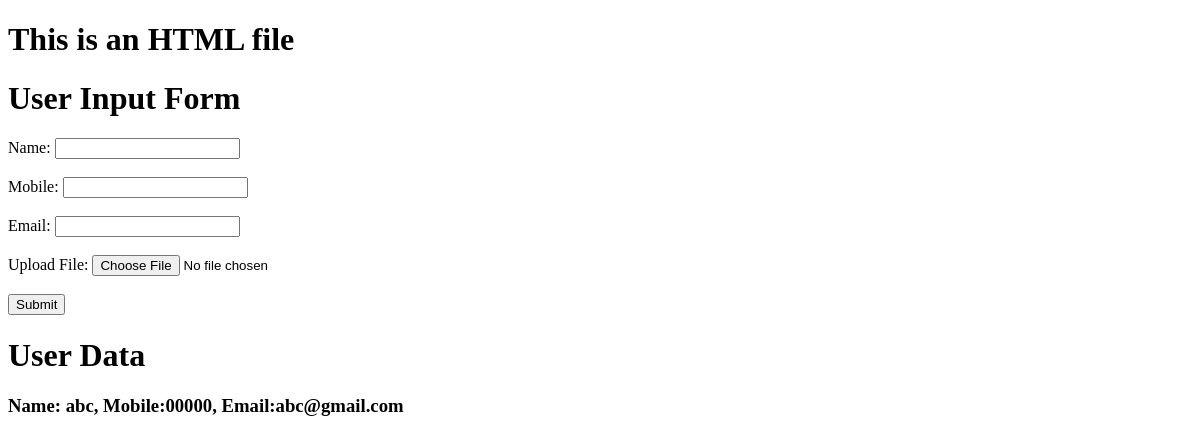
Before: / with the older database file.
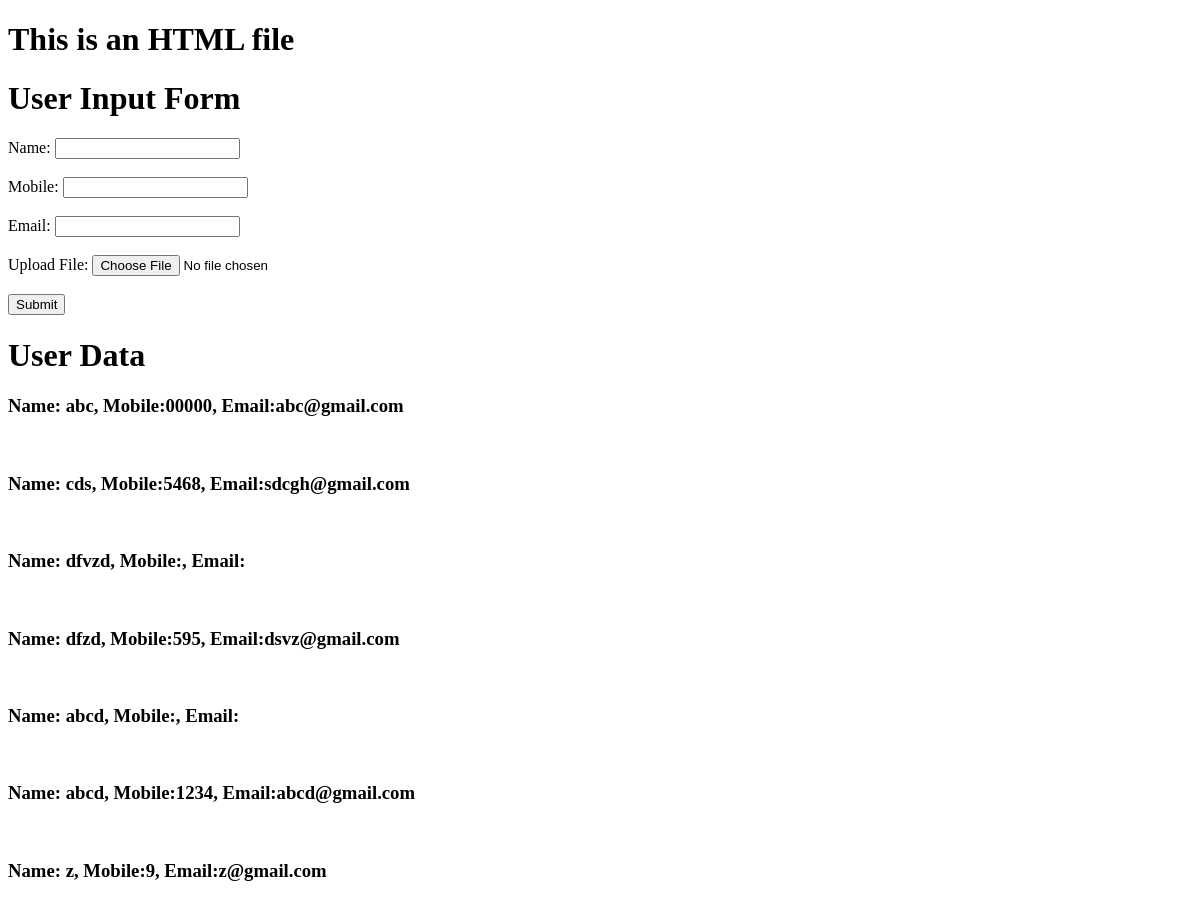
After: the same page with the newer database file.
### appdev/models.py (models this page shows)
class TableOne(models.Model):
    name = models.CharField(max_length= 100)
    mobile = models.CharField(max_length=10)
    email = models.CharField(max_length=100)
    file = models.FileField(upload_to='media/', null=True, blank=True)

### appdev/views.py (the view, shortened to what this page needs)
# urls.py: path("", home, name='home')
def home(request):
    user_data = TableOne.objects.all()
    return render(request, 'home.html', {'data' : user_data})

### appdev/templates/home.html (shortened to what this page needs)
<!DOCTYPE html>
<html lang="en">
<head>
</head>
<body>
    <h1> This is an HTML file </h1>
    <h1> User Input Form </h1>
    <form method="post" enctype = "multipart/form-data">
    <label for="name">Name: </label>
    <input type="text" id ="name" name ="var_name"><br><br>
    <label for="mobile">Mobile: </label>
    <input type="text" id ="mobile" name ="mobile"><br><br>
    <label for="email">Email: </label>
    <input type="text" id ="email" name ="email"><br><br>
        <label for="file">Upload File: </label>
        <input type="file" id = "file name="file><br><br>
    <input  type="submit" value="Submit">
    </form>
    <h1> User Data </h1>
    {% for user in data %}
        <h3> Name: {{user.name}}, Mobile:{{user.mobile}}, Email:{{user.email}}</h3>
        <br>
    {% endfor %}
</body>
</html>

Changed rows visible on the page:
added TableOne: name "cds", mobile "5468", email "sdcgh@gmail.com"
added TableOne: name "dfvzd"
added TableOne: name "dfzd", mobile "595", email "dsvz@gmail.com"
added TableOne: name "abcd"
added TableOne: name "abcd", mobile "1234", email "abcd@gmail.com"
added TableOne: name "z", mobile "9", email "z@gmail.com"
